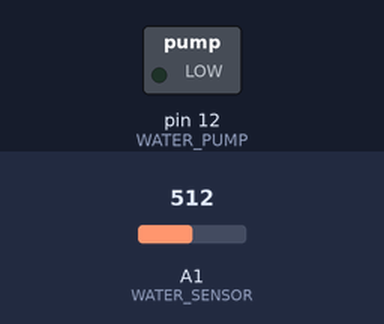
This sketch was run on a simulated Arduino Uno, built with avr-gcc and run on an emulated ATmega328P. Parts: switched loads named in the sketch (green lamp = pin HIGH). The inputs (shaded band) are chosen by the test bench; at power-on: A1 (WATER_SENSOR) = 512.

Above: at 1.2 s.
1.3 s: A1 (WATER_SENSOR) set to 75
2.8 s: A1 (WATER_SENSOR) set to 64
At 3.7 s:
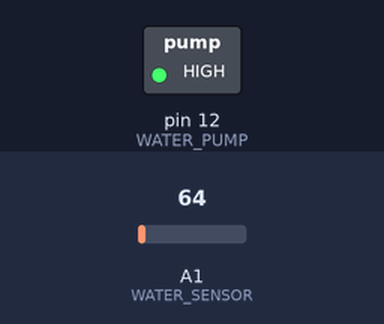
4.3 s: A1 (WATER_SENSOR) set to 80
At 4.8 s:
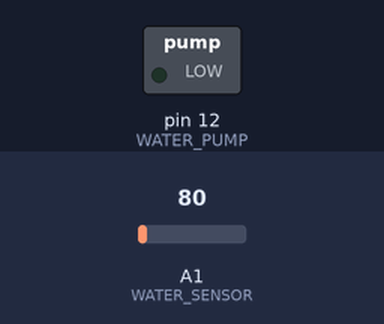
5.8 s: A1 (WATER_SENSOR) set to 60
At 7.2 s:
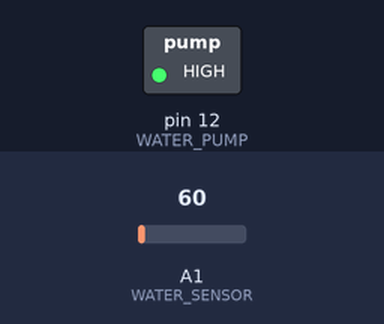
Timing chart, 0 to 8.3 s (numbered marks = the images above; inputs shaded):
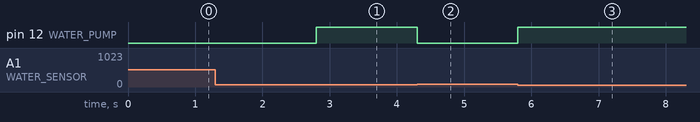

Measured:
- the behaviour switches between 71 and 70 on A1 (WATER_SENSOR) (found by bisection; images 0 and 1)
- after the input at 1.3 s, every drawn part: stays the same
- after the input at 2.8 s, pin 12 (WATER_PUMP): LOW → HIGH at once
- after the input at 4.3 s, pin 12 (WATER_PUMP): HIGH → LOW at once
- after the input at 5.8 s, pin 12 (WATER_PUMP): LOW → HIGH at once

The sketch:

WaterPump.ino
```cpp
#define WATER_PUMP 12 //Пин к которому подлкючена помпа
#define WATER_SENSOR A1 //Пин к которому подлкючён датчик влажности почвы
#define LOWER_THRESHOLD 70 //Нижний порог влажности

void setup(){
  //Инициализируем входы и выходы
  pinMode(WATER_PUMP, OUTPUT);
  pinMode(WATER_SENSOR, INPUT);
}

void loop(){
  float value = analogRead(WATER_SENSOR); //Считываем данные с датчика влажности почвы
  if(value > LOWER_THRESHOLD) digitalWrite(WATER_PUMP, LOW); //Если почва влажнее нижнего порога влажности, то выключаем помпу
  else digitalWrite(WATER_PUMP, HIGH);//Если-же включаем помпу
}
```
